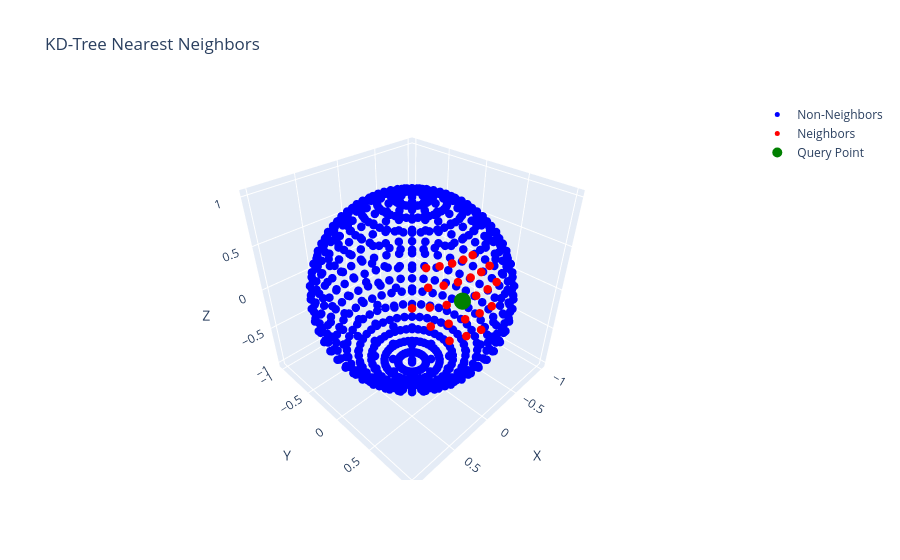

The cell this chart's notebook holds for it:
### Markdown cell above
## 3. Visualize the Results

Finally, we visualize the query point, its neighbors, and the rest of the point cloud using Plotly. Neighbors are shown in red, the query point in green, and the non-neighbors in blue.

### Code cell
query_point_np = query_point.cpu().numpy()[0]
neighbor_points_np = points_tensor[indices[0]].cpu().numpy()
mask = torch.ones(points_tensor.size(0), dtype=torch.bool, device=points_tensor.device)
mask[indices[0]] = False
non_neighbor_points_np = points_tensor[mask].cpu().numpy()

print("Neighbor Points:\n", neighbor_points_np.shape)
print("Non-Neighbor Points:\n", non_neighbor_points_np.shape)

fig = go.Figure()

fig.add_trace(
    go.Scatter3d(
        x=non_neighbor_points_np[:, 0], 
        y=non_neighbor_points_np[:, 1], 
        z=non_neighbor_points_np[:, 2], 
        mode='markers', 
        marker=dict(size=5, color='blue'), 
        name='Non-Neighbors'))
fig.add_trace(
    go.Scatter3d(
        x=neighbor_points_np[:, 0], 
        y=neighbor_points_np[:, 1], 
        z=neighbor_points_np[:, 2], 
        mode='markers', 
        marker=dict(size=5, color='red'), 
        name='Neighbors'))
fig.add_trace(
    go.Scatter3d(
        x=[query_point_np[0]], 
        y=[query_point_np[1]], 
        z=[query_point_np[2]], 
        mode='markers', 
        marker=dict(size=10, color='green'), 
        name='Query Point'))

fig.update_layout(
    title='KD-Tree Nearest Neighbors', 
    scene=dict(
        xaxis_title='X', 
        yaxis_title='Y', 
        zaxis_title='Z'
    )
)

fig.show()

### Figure 1 — Plotly figure (JSON) as saved in the notebook; plotly's stock layout.template omitted (floating-point values rounded to 4 significant figures; data arrays with more than 128 entries replaced by an {"elided": "..."} marker saying what was removed)
{"data": [{"marker": {"color": "blue", "size": 5}, "mode": "markers", "name": "Non-Neighbors", "type": "scatter3d", "x": {"elided": "737 float values"}, "y": {"elided": "737 float values"}, "z": {"elided": "737 float values"}}, {"marker": {"color": "red", "size": 5}, "mode": "markers", "name": "Neighbors", "type": "scatter3d", "x": [0.1394, 0.4045, 0.2939, 0.25, 0.3673, 0.1266, 0.1488, 0.4318, 5.456e-17, 0.5237, 4.954e-17, 0.4755, 0.2185, 0.3052, 5.824e-17, 0.559, 0.1106, 0.321, 0.1545, 0.4484, 0.4156, 4.33e-17, 0.63, -0.1394, -0.1266], "y": [0.88, 0.7939, 0.9045, 0.7694, 0.7208, 0.7991, 0.9393, 0.8474, 0.891, 0.7208, 0.809, 0.6545, 0.6725, 0.9393, 0.9511, 0.7694, 0.6984, 0.63, 0.9755, 0.88, 0.5721, 0.7071, 0.63, 0.88, 0.7991], "z": [0.454, 0.454, 0.309, 0.5878, 0.5878, 0.5878, 0.309, 0.309, 0.454, 0.454, 0.5878, 0.5878, 0.7071, 0.1564, 0.309, 0.309, 0.7071, 0.7071, 0.1564, 0.1564, 0.7071, 0.7071, 0.454, 0.454, 0.5878]}, {"marker": {"color": "green", "size": 10}, "mode": "markers", "name": "Query Point", "type": "scatter3d", "x": [0.2753], "y": [0.8474], "z": [0.454]}], "layout": {"scene": {"xaxis": {"title": {"text": "X"}}, "yaxis": {"title": {"text": "Y"}}, "zaxis": {"title": {"text": "Z"}}}, "title": {"text": "KD-Tree Nearest Neighbors"}}}
